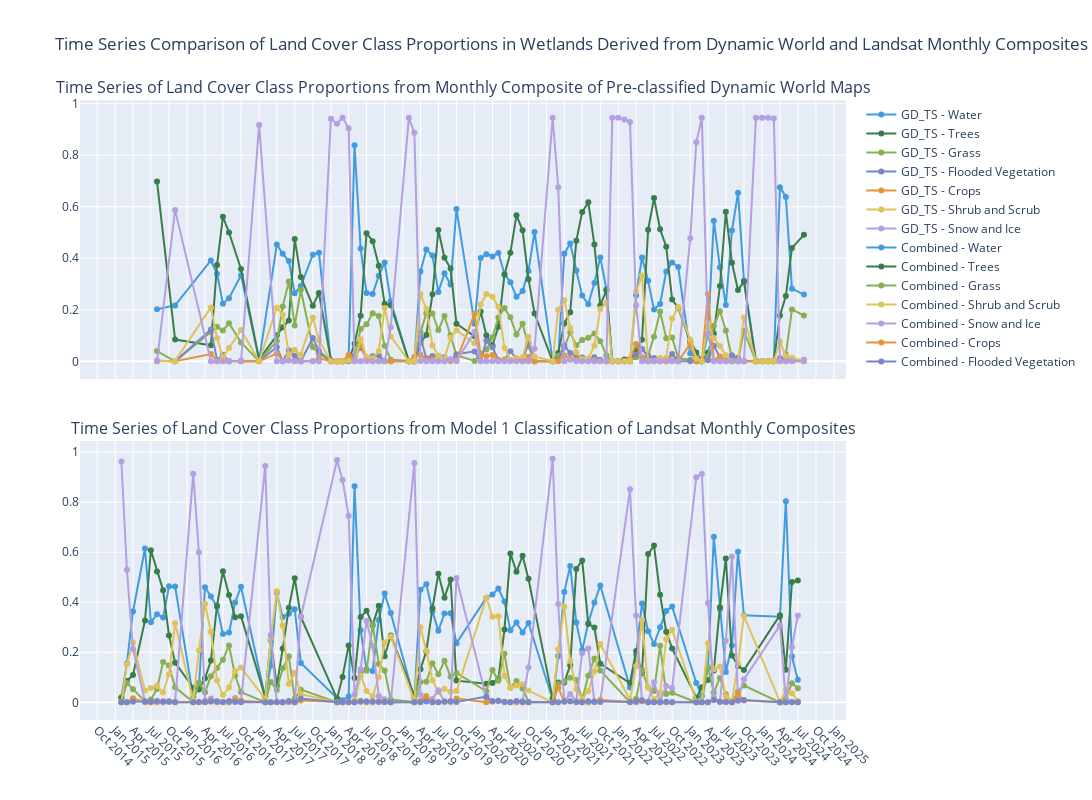

Notebook cell for this chart:
### Code cell
import plotly.graph_objects as go
from plotly.subplots import make_subplots

gd_ts_df_melted['proportion'] = gd_ts_df_melted['proportion'].fillna(0)
combined_df_melted['proportion'] = combined_df_melted['proportion'].fillna(0)

# Liste des classes à exclure
classes_to_exclude = ['Bare', 'Built']

# Filtrer les données pour gd_ts_df_melted
gd_ts_df_filtered = gd_ts_df_melted[~gd_ts_df_melted['class'].isin(classes_to_exclude)]

# Filtrer les données pour combined_df_melted
combined_df_filtered = combined_df_melted[~combined_df_melted['class'].isin(classes_to_exclude)]

color_discrete_map = {
    "Water": "#419bdf",
    "Trees": "#397d49",
    "Grass": "#88b053",
    "Flooded Vegetation": "#7a87c6",
    "Crops": "#e49635",
    "Shrub and Scrub": "#dfc35a",
    #"Built": "#c4281b",
    "Bare": "#a59b8f",
    "Snow and Ice": "#b39fe1",
}

# Créer des subplots avec deux graphiques distincts
fig = make_subplots(rows=2, cols=1, shared_xaxes=True, vertical_spacing=0.1,
                    subplot_titles=("Time Series of Land Cover Class Proportions from Monthly Composite of Pre-classified Dynamic World Maps", 
                                    "Time Series of Land Cover Class Proportions from Model 1 Classification of Landsat Monthly Composites"))

# Tracer le premier DataFrame gd_ts_df_filtered
for cls in gd_ts_df_filtered['class'].unique():
    filtered_df = gd_ts_df_filtered[gd_ts_df_filtered['class'] == cls]
    fig.add_trace(go.Scatter(
        x=filtered_df['date'], y=filtered_df['proportion'],
        mode='lines+markers', name=f"GD_TS - {cls}",
        line=dict(color=color_discrete_map.get(cls, '#000000'))  # Utiliser la couleur définie ou noir par défaut
    ), row=1, col=1)

# Tracer le second DataFrame combined_df_filtered
for cls in combined_df_filtered['class'].unique():
    filtered_df = combined_df_filtered[combined_df_filtered['class'] == cls]
    fig.add_trace(go.Scatter(
        x=filtered_df['date'], y=filtered_df['proportion'],
        mode='lines+markers', name=f"Combined - {cls}",
        line=dict(color=color_discrete_map.get(cls, '#000000'))  # Utiliser la couleur définie ou noir par défaut
    ), row=2, col=1)

# Ajuster la mise en page
fig.update_layout(
    height=800, 
    width=2000, 
    title_text="Time Series Comparison of Land Cover Class Proportions in Wetlands Derived from Dynamic World and Landsat Monthly Composites",
    showlegend=True
)

# Ajouter plus de mois sur l'axe des abscisses
fig.update_xaxes(
    tickformat="%b %Y",  # Format mois et année
    dtick="M3",  # Intervalle de ticks tous les mois
    tickangle=45,  # Angle des labels de ticks pour meilleure lisibilité
    tickmode="linear"  # Mode de ticks linéaire pour afficher chaque mois
)

fig.show()
